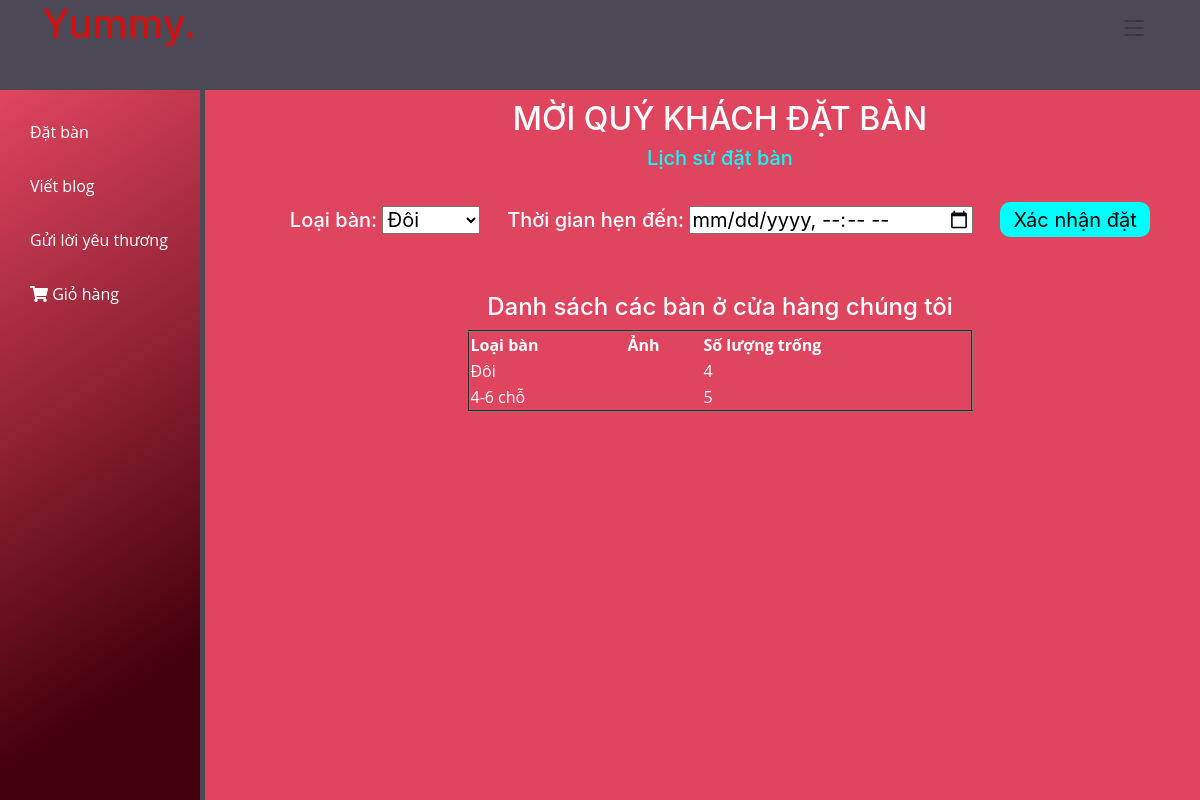
Page /users/users_home1.php?page=users_book_table (signed in) on the committed database.
### tables this page shows
CREATE TABLE `ban` (
  `MaBan` int(11) NOT NULL,
  `Loaiban` varchar(255) NOT NULL,
  `Ghichu` text NOT NULL,
  `Anhban` varchar(255) NOT NULL,
  `Soluong` int(11) NOT NULL,
  `Soluongconlai` int(11) NOT NULL,
  `Trangthai` int(11) NOT NULL
);

### users/users_book_table.php (the view, shortened to what this page needs)
<?php
require_once("../components/connection.php");
$tendangnhap = $_SESSION['tendangnhap'];
$sql = "SELECT * FROM thanhvien WHERE TenDangNhap like '$tendangnhap'";
$result = $conn->query($sql);
$rows = $result->fetch_assoc();
$matv = $rows['MaThanhVien'];
?>
<!DOCTYPE html>
<html lang="en">
<head>
    <link href="../assets/css/main.css" rel="stylesheet">
</head>
<body>
  <div style="margin-right:170px; color:white;">
     <center> <h2>MỜI QUÝ KHÁCH ĐẶT BÀN</h2> </center>
     <center> <a href="users_home.php?page=users_book_table_history"> <h5 style="color:aqua;">Lịch sử đặt bàn</h5> </a> </center>
     <br>
     <form method=POST action="users_book_table_action.php?matv=<?php echo $matv ?>">
        <center> <h5>Loại bàn:
          <select name="slloaiban" id="">
            <?php
              $sql1 = "select * from ban";
              $result = $conn->query($sql1);
              while($rows = $result->fetch_assoc())
              {
            ?>
              <option value="<?php echo $rows['Loaiban']; ?>"> <?php echo $rows['Loaiban']; ?> </option>
              <?php
              }
              ?>
          </select>
          &nbsp &nbsp
        Thời gian hẹn đến:
          <input type="datetime-local" name="thoigianhenden">
          <input type="submit" style="background-color:aqua; border:none; border-radius:10px; width:150px; height:35px;" value="Xác nhận đặt">
            </h5> </center>
     </form>
     <br>
     <br>
     <center><h4>Danh sách các bàn ở cửa hàng chúng tôi</h4></center>
     <table width=50% align=center border=2>
      <tr>
        <th>Loại bàn</th>
        <th>Ảnh</th>
        <th>Số lượng trống</th>
      </tr>
      <?php
         $result = $conn->query($sql1);
         while($rows = $result->fetch_assoc())
         {
      ?>
        <tr>
          <td> <?php echo $rows["Loaiban"]; ?> </td>
          <td> <img src='../assets/img/bannh/<?php echo $rows["Anhban"] ?>' width=250 alt=""> </td>
          <td> <?php echo $rows["Soluongconlai"] ?> </td>
        </tr>
        <?php
         }
        ?>
        </table>
        </div>
</body>
</html>

### assets/css/main.css (style rules this page uses)
:root { --font-default: "Open Sans", system-ui, -apple-system, "Segoe UI", Roboto, "Helvetica Neue", Arial, "Noto Sans", "Liberation Sans", sans-serif, "Apple Color Emoji", "Segoe UI Emoji", "Segoe UI Symbol", "Noto Color Emoji"; --font-primary: "Amatic SC", sans-serif; --font-secondary: "Inter", sans-serif; }
:root { --color-default: #212529; --color-primary: #ce1212; --color-secondary: #37373f; }
:root { scroll-behavior: smooth; }
body { font-family: var(--font-default); color: var(--color-default); }
a { color: var(--color-primary); text-decoration: none; }
h1, h2, h3, h4, h5, h6 { font-family: var(--font-secondary); }

### users/users_home1.php (style rules this page uses)
body { font-family: Poppins, sans-serif; display: flex; margin: 0; background-color: #4d4855; background-image: linear-gradient(147deg, #4d4855 0%, #000000 74%); }

### rows in the picture
ban: Loaiban "Đôi", Soluongconlai "4"
ban: Loaiban "4-6 chỗ", Soluongconlai "5"

### other values in the picture
form field slloaiban "Đôi"
